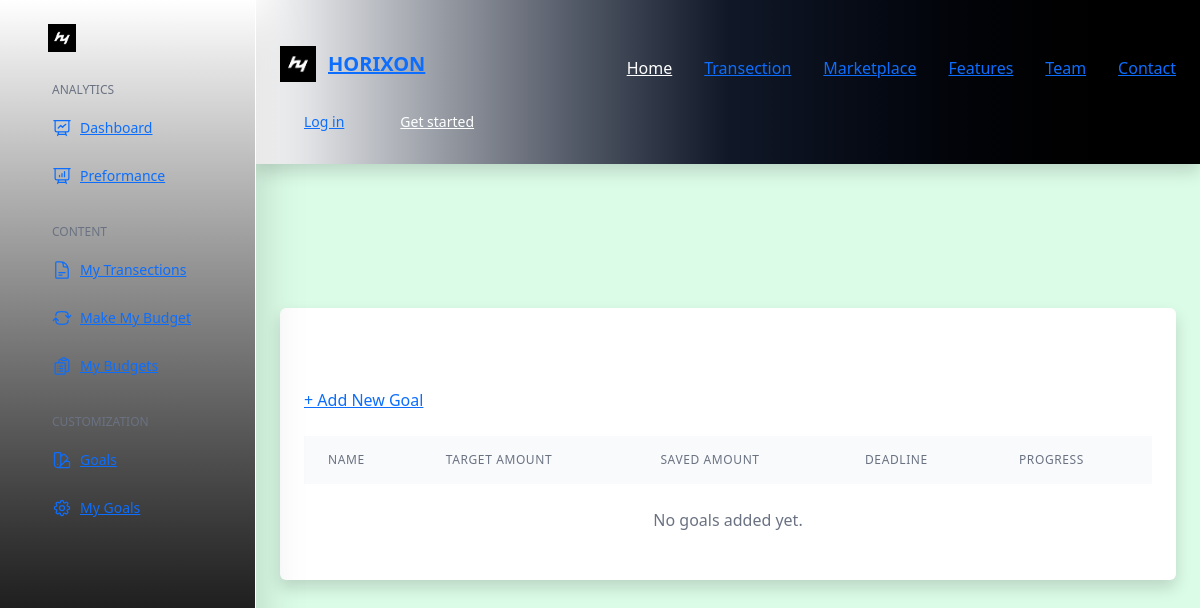
Before: /goals/ (signed in) with the older database file.
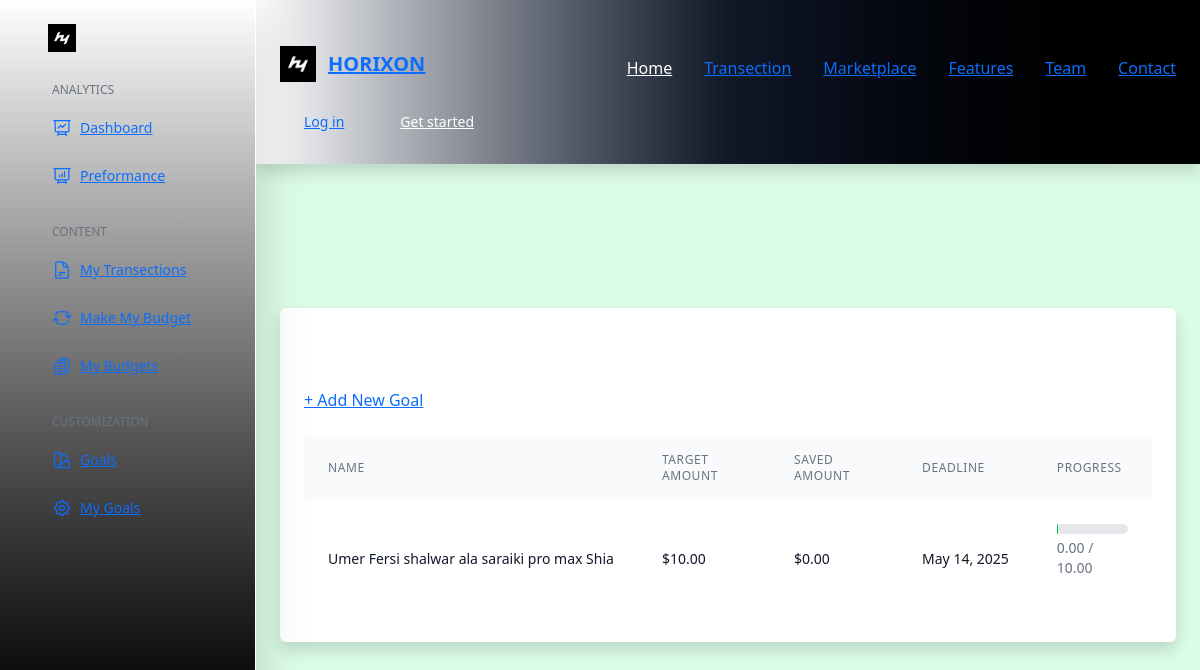
After: the same page with the newer database file.
### main/models.py (models this page shows)
class Goal(models.Model):
    user = models.ForeignKey(User, on_delete=models.CASCADE)
    name = models.CharField(max_length=200)
    target_amount = models.DecimalField(max_digits=12, decimal_places=2)
    saved_amount = models.DecimalField(max_digits=12, decimal_places=2, default=0)
    deadline = models.DateField()

### main/views.py (the view)
# urls.py: path('goals/', views.goal_list, name='goal-list'),
@login_required(login_url='login')
def goal_list(request):
    goals = Goal.objects.filter(user=request.user)
    return render(request, 'goals/goal_list.html', {'goals': goals})

### templates/goals/goal_list.html (shortened to what this page needs)
{% extends "base.html" %}
{% block content %}
<div class="flex-1 flex flex-col">
    {% include "partials/slidebar.html" %}
     <main class="ml-64 mt-20 p-4">
<div class="max-w-6xl mx-auto p-6 bg-white rounded shadow mt-10">
  <h1 class="text-3xl font-bold mb-6 text-gray-800">My Savings Goals</h1>
  <table class="min-w-full divide-y divide-gray-200">
    <thead class="bg-gray-50">
      <tr>
        <th class="px-6 py-3 text-left text-xs font-medium text-gray-500 uppercase tracking-wider">Name</th>
        <th class="px-6 py-3 text-left text-xs font-medium text-gray-500 uppercase tracking-wider">Target Amount</th>
        <th class="px-6 py-3 text-left text-xs font-medium text-gray-500 uppercase tracking-wider">Saved Amount</th>
        <th class="px-6 py-3 text-left text-xs font-medium text-gray-500 uppercase tracking-wider">Deadline</th>
        <th class="px-6 py-3 text-left text-xs font-medium text-gray-500 uppercase tracking-wider">Progress</th>
      </tr>
    </thead>
    <tbody class="bg-white divide-y divide-gray-200">
      {% for goal in goals %}
      <tr>
        <td class="px-6 py-4 whitespace-nowrap text-sm text-gray-900">{{ goal.name }}</td>
        <td class="px-6 py-4 whitespace-nowrap text-sm text-gray-900">${{ goal.target_amount }}</td>
        <td class="px-6 py-4 whitespace-nowrap text-sm text-gray-900">${{ goal.saved_amount }}</td>
        <td class="px-6 py-4 whitespace-nowrap text-sm text-gray-900">{{ goal.deadline }}</td>
        <td class="px-6 py-4">
          <div class="w-full bg-gray-200 rounded-full h-2.5 dark:bg-gray-700">
          </div>
          <p class="text-sm text-gray-500 mt-1">
            {{ goal.saved_amount|floatformat:2 }} / {{ goal.target_amount|floatformat:2 }}
          </p>
        </td>
      </tr>
      {% empty %}
      <tr>
        <td colspan="5" class="text-center text-gray-500 py-6">No goals added yet.</td>
      </tr>
      {% endfor %}
      <a href="{% url 'add-goal' %}" class="inline-block mb-4 text-green-600 hover:underline">
  + Add New Goal
</a>
    </tbody>
  </table>
</div>
</div>
{% endblock %}

### templates/base.html (shortened to what this page needs)
{% load static %}
<!DOCTYPE html>
<html lang="en" class="h-full">
<head>
    <link href="https://cdn.jsdelivr.net/npm/bootstrap@5.3.5/dist/css/bootstrap.min.css" rel="stylesheet">
    <link href="https://cdn.jsdelivr.net/npm/daisyui@5" rel="stylesheet" type="text/css" />
    <script src="https://cdn.jsdelivr.net/npm/@tailwindcss/browser@4"></script>
    <link href="https://cdn.jsdelivr.net/npm/daisyui@5/themes.css" rel="stylesheet" type="text/css" />
</head>
<body class="h-full bg-gradient-to-r from-green-400 via-black to-green-800 text-white">
    <div class="min-h-screen bg-green-100 text-white">
        <div class="flex h-screen">
            {% include "partials/slide.html" %}
            <div class="w-full">
                {% block content %}{% endblock %}
            </div>
        </div>
    </div>
</body>
</html>

### templates/partials/slide.html (shortened to what this page needs)
{% load static %}
<div class="flex h-screen overflow-hidden">
<aside class="flex flex-col w-64 h-screen px-5 py-8 overflow-y-auto bg-white border-r rtl:border-r-0 rtl:border-l dark:bg-gray-900 dark:border-gray-700 w-64 fixed top-0 left-0 h-full w-64 bg-gradient-to-b from-white to-black text-white p-4 shadow-lg z-50">
    <a href="#">
        <img class="w-auto h-7" src='{% static "H logo.jpeg" %}' alt="">
    </a>
    <div class="flex flex-col justify-between flex-1 mt-6">
        <nav class="-mx-3 space-y-6 ">
            <div class="space-y-3 ">
                <label class="px-3 text-xs text-gray-500 uppercase dark:text-gray-400">analytics</label>
                <a class="flex items-center px-3 py-2 text-gray-600 transition-colors duration-300 transform rounded-lg dark:text-gray-200 hover:bg-gray-100 dark:hover:bg-gray-800 dark:hover:text-gray-200 hover:text-gray-700" href='{% url "dash" %}'>
                    <span class="mx-2 text-sm font-medium">Dashboard</span>
                </a>
                <a class="flex items-center px-3 py-2 text-gray-600 transition-colors duration-300 transform rounded-lg dark:text-gray-200 hover:bg-gray-100 dark:hover:bg-gray-800 dark:hover:text-gray-200 hover:text-gray-700" href="#">
                    <span class="mx-2 text-sm font-medium">Preformance</span>
                </a>
            </div>
            <div class="space-y-3 ">
                <label class="px-3 text-xs text-gray-500 uppercase dark:text-gray-400">content</label>
                <a class="flex items-center px-3 py-2 text-gray-600 transition-colors duration-300 transform rounded-lg dark:text-gray-200 hover:bg-gray-100 dark:hover:bg-gray-800 dark:hover:text-gray-200 hover:text-gray-700" href='{% url "list" %}'>
                    <span class="mx-2 text-sm font-medium">My Transections</span>
                </a>
                <a class="flex items-center px-3 py-2 text-gray-600 transition-colors duration-300 transform rounded-lg dark:text-gray-200 hover:bg-gray-100 dark:hover:bg-gray-800 dark:hover:text-gray-200 hover:text-gray-700" href='{% url "add-budget" %}'>
                    <span class="mx-2 text-sm font-medium">Make My Budget</span>
                </a>
                <a class="flex items-center px-3 py-2 text-gray-600 transition-colors duration-300 transform rounded-lg dark:text-gray-200 hover:bg-gray-100 dark:hover:bg-gray-800 dark:hover:text-gray-200 hover:text-gray-700" href='{% url "budget-list" %}'>
                    <span class="mx-2 text-sm font-medium">My Budgets </span>
                </a>
            </div>
            <div class="space-y-3 ">
                <label class="px-3 text-xs text-gray-500 uppercase dark:text-gray-400">Customization</label>
                <a class="flex items-center px-3 py-2 text-gray-600 transition-colors duration-300 transform rounded-lg dark:text-gray-200 hover:bg-gray-100 dark:hover:bg-gray-800 dark:hover:text-gray-200 hover:text-gray-700" href='{% url "add-goal" %}'>
                    <span class="mx-2 text-sm font-medium">Goals</span>
                </a>
                <a class="flex items-center px-3 py-2 text-gray-600 transition-colors duration-300 transform rounded-lg dark:text-gray-200 hover:bg-gray-100 dark:hover:bg-gray-800 dark:hover:text-gray-200 hover:text-gray-700" href='{% url "goal-list" %}'>
                    <span class="mx-2 text-sm font-medium">My Goals</span>
                </a>
            </div>
        </nav>
    </div>
</aside></div>

### templates/partials/slidebar.html (shortened to what this page needs)
{% load static %}
<header>
    <nav class="bg-white border-gray-200 px-4 lg:px-6 py-2.5 dark:bg-gray-800 ml-64 bg-white shadow p-4  w-[calc(100%-16rem)] z-40 bg-gradient-to-r from-white via-gray-900 to-black">
        <div class="flex flex-wrap justify-between items-center mx-auto max-w-screen-xl">
            <a href="https://flowbite.com" class="flex items-center">
                <img src='{% static "H logo.jpeg" %}' class="mr-3 h-6 sm:h-9" alt="Flowbite Logo" />
                <span class="self-center text-xl font-semibold whitespace-nowrap dark:text-white">HORIXON</span>
            </a>
            <div class="flex items-center lg:order-2">
                <a href='{% url "login" %}' class="text-gray-800 dark:text-white hover:bg-gray-50 focus:ring-4 focus:ring-gray-300 font-medium rounded-lg text-sm px-4 lg:px-5 py-2 lg:py-2.5 mr-2 dark:hover:bg-gray-700 focus:outline-none dark:focus:ring-gray-800">Log in</a>
                <a href="#" class="text-white bg-primary-700 hover:bg-primary-800 focus:ring-4 focus:ring-primary-300 font-medium rounded-lg text-sm px-4 lg:px-5 py-2 lg:py-2.5 mr-2 dark:bg-primary-600 dark:hover:bg-primary-700 focus:outline-none dark:focus:ring-primary-800">Get started</a>
            </div>
            <div class="hidden justify-between items-center w-full lg:flex lg:w-auto lg:order-1" id="mobile-menu-2">
                <ul class="flex flex-col mt-4 font-medium lg:flex-row lg:space-x-8 lg:mt-0">
                    <li>
                        <a href='{% url "main1" %}' class="no-underline block py-2 pr-4 pl-3 text-white rounded bg-primary-700 lg:bg-transparent lg:text-primary-700 lg:p-0 dark:text-white " aria-current="page">Home</a>
                    </li>
                    <li>
                        <a href='{% url "transection" %}' class="no-underline block py-2 pr-4 pl-3 text-gray-700 border-b border-gray-100 hover:bg-gray-50 lg:hover:bg-transparent lg:border-0 lg:hover:text-primary-700 lg:p-0 dark:text-gray-400 lg:dark:hover:text-white dark:hover:bg-gray-700 dark:hover:text-white lg:dark:hover:bg-transparent dark:border-gray-700 underline-none">Transection</a>
                    </li>
                    <li>
                        <a href="#" class="no-underline block py-2 pr-4 pl-3 text-gray-700 border-b border-gray-100 hover:bg-gray-50 lg:hover:bg-transparent lg:border-0 lg:hover:text-primary-700 lg:p-0 dark:text-gray-400 lg:dark:hover:text-white dark:hover:bg-gray-700 dark:hover:text-white lg:dark:hover:bg-transparent dark:border-gray-700 underline-none">Marketplace</a>
                    </li>
                    <li>
                        <a href="#" class="no-underline block py-2 pr-4 pl-3 text-gray-700 border-b border-gray-100 hover:bg-gray-50 lg:hover:bg-transparent lg:border-0 lg:hover:text-primary-700 lg:p-0 dark:text-gray-400 lg:dark:hover:text-white dark:hover:bg-gray-700 dark:hover:text-white lg:dark:hover:bg-transparent dark:border-gray-700 underline-none">Features</a>
                    </li>
                    <li>
                        <a href="#" class="no-underline block py-2 pr-4 pl-3 text-gray-700 border-b border-gray-100 hover:bg-gray-50 lg:hover:bg-transparent lg:border-0 lg:hover:text-primary-700 lg:p-0 dark:text-gray-400 lg:dark:hover:text-white dark:hover:bg-gray-700 dark:hover:text-white lg:dark:hover:bg-transparent dark:border-gray-700 underline-none">Team</a>
                    </li>
                    <li>
                        <a href="#" class="no-underline block py-2 pr-4 pl-3 text-gray-700 border-b border-gray-100 hover:bg-gray-50 lg:hover:bg-transparent lg:border-0 lg:hover:text-primary-700 lg:p-0 dark:text-gray-400 lg:dark:hover:text-white dark:hover:bg-gray-700 dark:hover:text-white lg:dark:hover:bg-transparent dark:border-gray-700 underline-none">Contact</a>
                    </li>
                </ul>
            </div>
        </div>
    </nav>
</header>

Changed rows visible on the page:
added Goal: name "Umer Fersi shalwar ala saraiki pro max Shia", target_amount "10.00", saved_amount "0.00", deadline "May 14, 2025"
Other visible differences:
text no longer shown: "No goals added yet."
